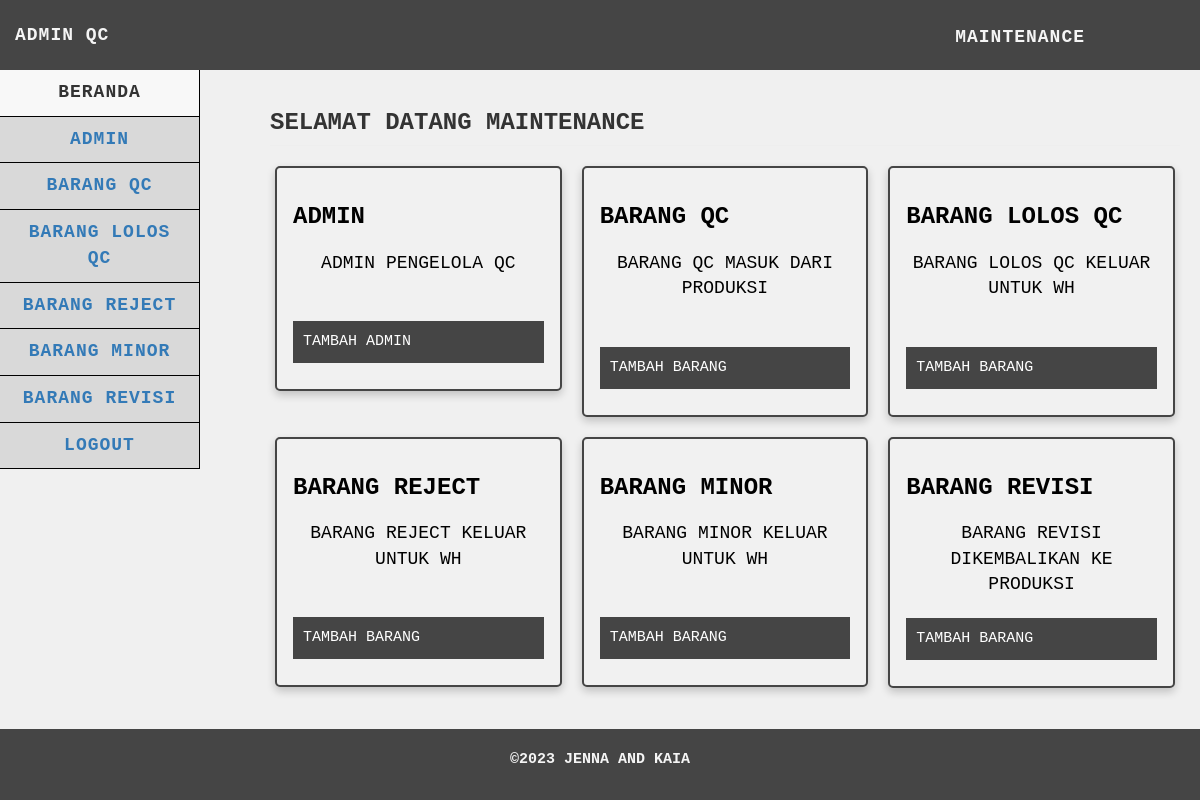
Page /qc/beranda.php (signed in) on the earlier database version.
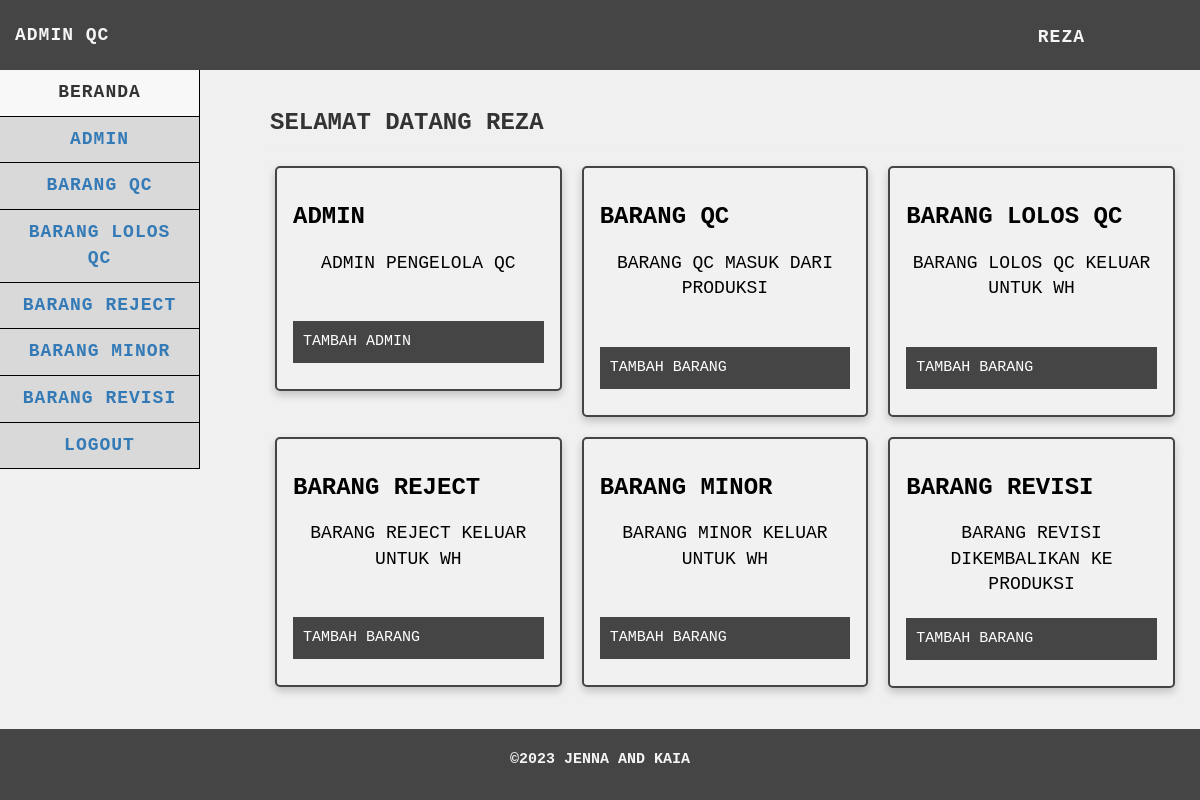
Same page on the later database version.
### tables this page shows
CREATE TABLE `admin_qc` (
  `id` int(25) NOT NULL,
  `username` varchar(255) NOT NULL,
  `password` varchar(255) NOT NULL,
  `nama` varchar(255) NOT NULL,
  `telepon` varchar(255) NOT NULL,
  `foto` varchar(255) NOT NULL
);

### qc/functions.php (called while the page is built, shortened)
<?php
$db = mysqli_connect("localhost", "root", "", "gudangjenna");
function getNama($username) {
    global $db;
    $query = "SELECT nama FROM admin_qc WHERE username = '$username'";
    $result = mysqli_query($db, $query);
    if ($result && mysqli_num_rows($result) > 0) {
        $user = mysqli_fetch_assoc($result);
        return $user['nama'];
    } else {
        return "Nama Tidak Ditemukan";
    }
}
?>

### qc/beranda.php (the view, shortened to what the changed rows need)
<!DOCTYPE html>
<html>
<head>
    <link href="../vendor/css/bootstrap/bootstrap.min.css" rel="stylesheet">
    <link href="../vendor/css/bootstrap/bootstrap.css" rel="stylesheet">
    <link href="../vendor/font-awesome/css/font-awesome.min.css" rel="stylesheet" type="text/css">
    <link href="../css/beranda.css" rel="stylesheet">
</head>
<body>
    <nav class="navbar navbar-default navbar-static-top" role="navigation" style="margin-bottom: 0">
        <ul class="nav navbar-top-links navbar-right">
            <li class="dropdown">
                <a class="dropdown-toggle" data-toggle="dropdown"
                    href="logout.php"><?php echo getNama($_SESSION['usernameqc']); ?></i>
                </a>
            </li>
        </ul>
    </nav>
    <div class="content">
        <div class="container-fluid">
            <h1 class="page-header">Selamat Datang <?php echo getNama($_SESSION['usernameqc']); ?></h1>
            <div class="row">
                <div class="column">
                </div>
                <div class="column">
                </div>
                <div class="column">
                </div>
            </div>
            <br>
            <div class="row">
                <div class="column">
                </div>
                <div class="column">
                </div>
                <div class="column">
                </div>
            </div>
            <br>
        </div>
    </div>
</body>
</html>

Differences in the rows shown:
changed admin_qc: nama "MAINTENANCE" → "REZA"
